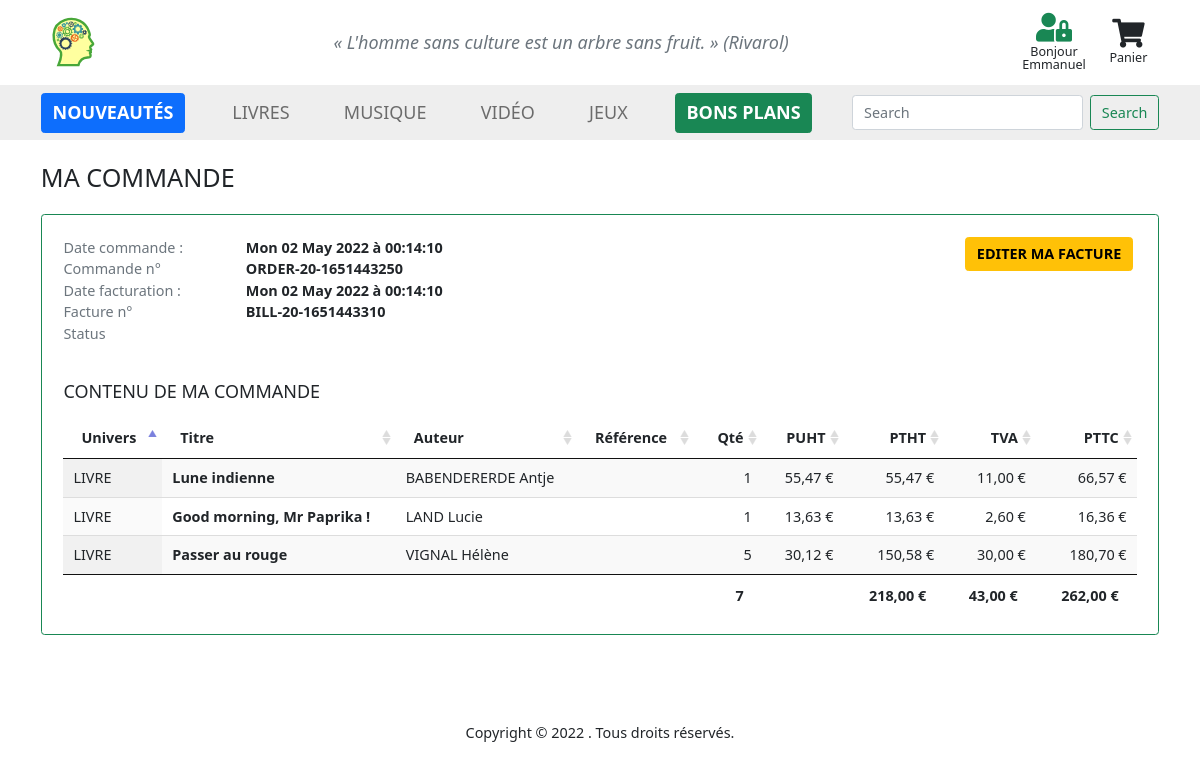
The app's page /classes/controller/site/orders/show.php?id=22 (signed in) with its own data.
### tables this page shows
CREATE TABLE `orders` (
  `id` int NOT NULL,
  `customer_id` int NOT NULL,
  `date_order` datetime NOT NULL,
  `order_no` varchar(25) NOT NULL,
  `date_bill` datetime DEFAULT NULL,
  `bill_no` varchar(25) DEFAULT NULL,
  `date_paid` datetime DEFAULT NULL,
  `date_sent` datetime DEFAULT NULL,
  `delivery_no` varchar(25) DEFAULT NULL,
  `date_delivered` datetime DEFAULT NULL,
  `date_returned` datetime DEFAULT NULL,
  `date_cancelled` datetime DEFAULT NULL,
  `status` enum('saved','paid','validated','sent','delivered','returned','cancelled') DEFAULT NULL,
  `delivery_point` enum('home','address','relay','') DEFAULT NULL,
  `delivery_address` varchar(255) DEFAULT NULL,
  `carrier_id` int DEFAULT NULL,
  `created_on` timestamp NOT NULL DEFAULT CURRENT_TIMESTAMP,
  `modified_on` timestamp NOT NULL DEFAULT CURRENT_TIMESTAMP ON UPDATE CURRENT_TIMESTAMP
);

CREATE TABLE `orders_products` (
  `order_id` int NOT NULL,
  `product_id` int NOT NULL,
  `quantity` int DEFAULT NULL,
  `price` decimal(7,2) DEFAULT NULL,
  `tva` decimal(5,4) DEFAULT NULL,
  `delivery_cost` decimal(7,2) DEFAULT NULL
);

CREATE TABLE `universe` (
  `id` int NOT NULL,
  `title` varchar(100) NOT NULL,
  `image` varchar(100) DEFAULT NULL,
  `description` varchar(255) DEFAULT NULL,
  `created_on` datetime NOT NULL DEFAULT CURRENT_TIMESTAMP,
  `modified_on` datetime NOT NULL DEFAULT CURRENT_TIMESTAMP ON UPDATE CURRENT_TIMESTAMP
);

CREATE TABLE `product` (
  `id` int NOT NULL,
  `universe_id` int NOT NULL,
  `category_id` int NOT NULL,
  `brand_id` int NOT NULL,
  `reference` varchar(50) NOT NULL,
  `title` varchar(255) NOT NULL,
  `maker` varchar(100) DEFAULT NULL,
  `image` varchar(100) DEFAULT NULL,
  `description` mediumtext,
  `year` int DEFAULT NULL,
  `stock` int DEFAULT NULL,
  `stock_min` int DEFAULT NULL,
  `price` decimal(7,2) DEFAULT NULL,
  `sales` int DEFAULT NULL,
  `rating_num` int DEFAULT NULL,
  `rating_sum` int DEFAULT NULL,
  `rating` decimal(3,2) DEFAULT NULL,
  `difficulty` int DEFAULT NULL,
  `metadesc` text,
  `metakey` text,
  `hits` int DEFAULT NULL,
  `created_on` timestamp NOT NULL DEFAULT CURRENT_TIMESTAMP,
  `modified_on` timestamp NOT NULL DEFAULT CURRENT_TIMESTAMP
);

### classes/controller/site/orders/show.php (called while the page is built, shortened)
<?php
require_once "../../../utils/config.php";
require_once "../../../view/site/ViewTemplateSite.php";
require_once "../../../view/site/ViewOrders.php";
require_once "../../../model/ModelOrders.php";
if ( isset($_GET['id']) ) {
  $modelOrders = new ModelOrders();
  $order = $modelOrders->getOrder( $_GET['id'] );
  $products = $modelOrders->getOrderProducts( $_GET['id'] );
}
ViewTemplateSite::genHead( $config, 'Mes Commandes' );
ViewTemplateSite::genHeader( $config, 'Mes Commandes' );
ViewTemplateSite::genNavBar( $config );
ViewOrders::genOrderSheet( $config, $order, $products );
ViewTemplateSite::genFooter( $config, [] );
?>

### classes/model/ModelOrders.php (called while the page is built, shortened)
<?php
class ModelOrders {
  public function getOrder( $id ) {
    $dbconn = DBUtils::getDBConnection();
    $req = $dbconn->prepare("
      SELECT * FROM orders
      WHERE id = " . $id
    );
    $req->execute();
    return $req->fetch(PDO::FETCH_ASSOC);
  }
  public function getOrderProducts( $id) {
    $dbconn = DBUtils::getDBConnection();
    $req = $dbconn->prepare("
      SELECT op.*, unv.title AS universe, prd.title AS title, prd.maker AS maker
      FROM orders_products AS op
      INNER JOIN product AS prd ON prd.id = op.product_id
      INNER JOIN universe AS unv ON unv.id = prd.universe_id
      WHERE op.order_id = " . $id . "
      GROUP BY op.product_id
    ");
    $req->execute();
    return $req->fetchAll(PDO::FETCH_ASSOC);
  }
}
?>

### classes/view/site/ViewOrders.php (the view, shortened to what this page needs)
<?php
class ViewOrders {
?>
<?php
  public static function genOrderSheet( $config, $order, $products ) {
    $date = new DateTime( $order['date_order'] );
    $date_order = $date->format('D d F Y') . ' à ' . $date->format('H:i:s');
    $date = new DateTime( $order['date_bill'] );
    $date_bill = $date->format('D d F Y') . ' à ' . $date->format('H:i:s');
    $status = $config['statusList'][$order['status']];
?>
    <div class="container-fluid py-4">
      <div class="container">
        <h3 class="text-uppercase">Ma commande</h3>
        <div class="mt-4 mb-4 p-4 border border-success rounded">
          <div class="row">
            <div class="col-6">
              <div class="row"><div class="col-4 text-secondary">Date commande : </div><div class="col fw-bold"><?php echo $date_order; ?></div></div>
              <div class="row"><div class="col-4 text-secondary">Commande n° </div><div class="col fw-bold"><?php echo $order['order_no']; ?></div></div>
              <div class="row"><div class="col-4 text-secondary">Date facturation : </div><div class="col fw-bold"><?php echo $date_bill; ?></div></div>
              <div class="row"><div class="col-4 text-secondary">Facture n° </div><div class="col fw-bold"><?php echo $order['bill_no']; ?></div></div>
              <div class="row"><div class="col-4 text-secondary">Status </div><div class="col fw-bold text-primary"><?php echo $status; ?></div></div>
            </div>
            <div class="col-6">
              <div class="text-end text-nowrap">
                <a href="bill.php?id=<?php echo $order['id']; ?>" class="btn btn-warning me-1 fw-bold text-uppercase">Editer ma Facture</a>
              </div>
            </div>
          </div>
          <div class="row mt-4">
            <h4 class="my-3 text-uppercase fs-5">Contenu de ma commande</h4>
            <table class="w-100 display responsive" id="tableOrderProducts">
              <thead>
                <tr>
                  <th>Univers</th>
                  <th>Titre</th>
                  <th>Auteur</th>
                  <th>Référence</th>
                  <th class="text-end">Qté</th>
                  <th class="text-end">PUHT</th>
                  <th class="text-end">PTHT</th>
                  <th class="text-end">TVA</th>
                  <th class="text-end">PTTC</th>
                </tr>
              </thead>
              <tbody>
                <?php
                  $totalQty  = 0;
                  $totalPtht = 0;
                  $totalTva  = 0;
                  $totalPttc = 0;
                  foreach ( $products as $product ) {
                    $totalQty += $product['quantity'];
                    $puht = number_format( $product['price'] / (1 + $product['tva']), 2, ',', ' ' ) . " €";
                    $ptht = number_format( $product['quantity'] * $product['price'] / (1 + $product['tva']), 2, ',', ' ' ) . " €";
                    $totalPtht += $ptht;
                    $tva = number_format( $product['quantity'] * $puht * $product['tva'], 2, ',', ' ' ) . " €";
                    $totalTva += $tva;
                    $pttc = number_format( $product['quantity'] * $product['price'], 2, ',', ' ' ) . " €";
                    $totalPttc += $pttc;
                ?>
                  <tr>
                    <td><?php echo $product['universe']; ?></td>
                    <td class="fw-bold"><?php echo $product['title']; ?></td>
                    <td><?php echo $product['maker']; ?></td>
                    <td><?php echo $product['reference']; ?></td>
                    <td class="text-end"><?php echo $product['quantity']; ?></td>
                    <td class="text-end"><?php echo $puht; ?></td>
                    <td class="text-end"><?php echo $ptht; ?></td>
                    <td class="text-end"><?php echo $tva; ?></td>
                    <td class="text-end"><?php echo $pttc; ?></td>
                  </tr>
                <?php } ?>
              </tbody>
              <tfoot>
                <tr>
                  <td colspan="4"></td>
                  <td class="fw-bold text-end"><?php echo $totalQty; ?></td>
                  <td></td>
                  <td class="fw-bold text-end"><?php echo number_format( $totalPtht, 2, ',', ' ' ) . " €"; ?></td>
                  <td class="fw-bold text-end"><?php echo number_format( $totalTva, 2, ',', ' ' ) . " €"; ?></td>
                  <td class="fw-bold text-end"><?php echo number_format( $totalPttc, 2, ',', ' ' ) . " €"; ?></td>
                </tr>
              </tfoot>
            </table>
          </div>
        </div>
      </div>
    </div>
<?php
  }
}

### classes/view/site/ViewTemplateSite.php (shortened to what this page needs)
<?php
class ViewTemplateSite {
  public static function genHead( $config, $pageTitle ) {
?>
    <!DOCTYPE HTML>
    <html>
    <head>
      <link rel="stylesheet" href="../../../../3rdparty/font-awesome/fa-6.1.0.all.min.css" />
      <link rel="stylesheet" href="../../../../3rdparty/bootstrap/bootstrap-5.1.3.min.css" />
      <link rel="stylesheet" href="../../../../3rdparty/jquery/datatables/jquery.dataTables.complete-1.11.5.min.css"></link>
      <link rel="stylesheet" href="../../../../3rdparty/jquery/datatables/jquery.dataTables.responsive.min.css"></link>
      <link rel="stylesheet" href="../../../../css/site/site.css" />
    </head>
    <body>
<?php
  }
  public static function genHeader( $config, $pageTitle ) {
    $connected = false;
    if ( isset( $_SESSION['site']['id'] ) ) {
      $connected = true;
    }
?>
    <header class="container-fluid">
      <div class="container d-flex justify-content-between align-items-center py-2">
        <a class="d-flex align-items-center text-dark text-decoration-none" href="<?php echo $config['siteUrl']; ?>">
          <img src="../../../../images/logos/brainfood.svg" height="64" alt="<?php echo $config['siteName']; ?>">
        </a>
        <div class="mx-auto fs-5 text-center fst-italic text-secondary">« L'homme sans culture est un arbre sans fruit. » (Rivarol)</div>
        <?php if ( !$connected ) { ?>
          <div class="me-0 text-center">
            <a href="../customer/login.php" class="btn py-1 text-center text-dark" title="Connexion" id="customerLogin">
              <i class="d-block mx-auto fa-solid fa-user-large fs-4"></i>
              <div class="mt-1 lh-1 text-center small">Connexion</div>
            </a>
          </div>
        <?php } else if ( $connected ) { ?>
          <div class="me-0 dropdown text-center">
            <a class="btn text-success" type="button" id="customerMenu" data-bs-toggle="dropdown" aria-expanded="false">
              <i class="d-block mx-auto fa-solid fa-user-lock fs-2"></i>
              <div class="mt-1 lh-1 text-center small text-dark"><?php echo isset($_SESSION['site']['id']) ? 'Bonjour<br />' . $_SESSION['site']['firstname'] : ''; ?></div>
            </a>
          </div>
        <?php } ?>
          <div class="me-0 text-center">
            <a href="../../../controller/site/cart/panier.php" type="button" class="btn py-1 text-center text-dark" title="Mon panier">
              <i class="d-block mx-auto fa-solid fa-cart-shopping fs-2"></i>
              <div class="mt-1 lh-1 text-center small">
                <div>Panier</div>
              </div>
            </a>
          </div>
        </div>
    </header>
<?php
  }
  public static function genNavBar( $config ) {
?>
    <nav class="navbar navbar-expand-lg navbar-light kltr-bg-toolbar-light">
      <div class="container">
        <div class="collapse navbar-collapse" id="navbarToggler">
          <ul class="navbar-nav me-auto mb-2 mb-lg-0 w-100 justify-content-between align-items-center fs-5 text-uppercase">
            <li class="nav-item">
              <a class="btn btn-primary text-white fw-bold fs-5" aria-current="page" href="../home/index.php">Nouveautés</a>
            </li>
            <li class="nav-item">
              <a class="nav-link" href="../universe/show.php?id=1">Livres</a>
            </li>
            <li class="nav-item">
              <a class="nav-link" href="../universe/show.php?id=2">Musique</a>
            </li>
            <li class="nav-item">
              <a class="nav-link" href="../universe/show.php?id=3">Vidéo</a>
            </li>
            <li class="nav-item">
              <a class="nav-link" href="../universe/show.php?id=4">Jeux</a>
            </li>
            <li class="nav-item">
              <a class="btn btn-success fw-bold fs-5" href="#">Bons plans</a>
            </li>
            <li class="nav-item">
              <form class="d-flex">
                <input class="form-control me-2" type="search" placeholder="Search" aria-label="Search">
                <button class="btn btn-outline-success" type="submit">Search</button>
              </form>
            </li>
          </ul>
        </div>
      </div>
    </nav>
<?php
  }
  public static function genFooter( $config, $scripts = [] ) {
?>
    <footer class="container-fluid px-3">
      <div class="ml-md-4 mr-md-5 my-5 text-center copyright">
        Copyright © 2022 <a href="<?php echo $config['siteUrl']; ?>"><?php echo $config['siteName']; ?></a>. Tous droits réservés.
      </div>
    </footer>
  </body>
  </html>
<?php
  }
}
?>

### css/site/site.css (style rules this page uses)
:root { font-size: 0.9rem; }
html, body { margin: 0; padding: 0; }

### css/common/colors.css (style rules this page uses)
.kltr-bg-toolbar-light { background: #eee !important; }

### records on screen
orders: date_order "Mon 02 May 2022 à 00:14:10", order_no "ORDER-20-1651443250", date_bill "Mon 02 May 2022 à 00:14:10", bill_no "BILL-20-1651443310"
orders_products: universe.title "LIVRE", product.title "Lune indienne", product.maker "BABENDERERDE Antje", quantity "1", puht "55,47 €", ptht "55,47 €", tva "11,00 €", pttc "66,57 €"
orders_products: universe.title "LIVRE", product.title "Good morning, Mr Paprika !", product.maker "LAND Lucie", quantity "1", puht "13,63 €", ptht "13,63 €", tva "2,60 €", pttc "16,36 €"
orders_products: universe.title "LIVRE", product.title "Passer au rouge", product.maker "VIGNAL Hélène", quantity "5", puht "30,12 €", ptht "150,58 €", tva "30,00 €", pttc "180,70 €"

### other values on screen
$_SESSION['site']['firstname'] "Emmanuel"
$totalQty "7"
$totalPtht "218,00"
$totalTva "43,00"
$totalPttc "262,00"
